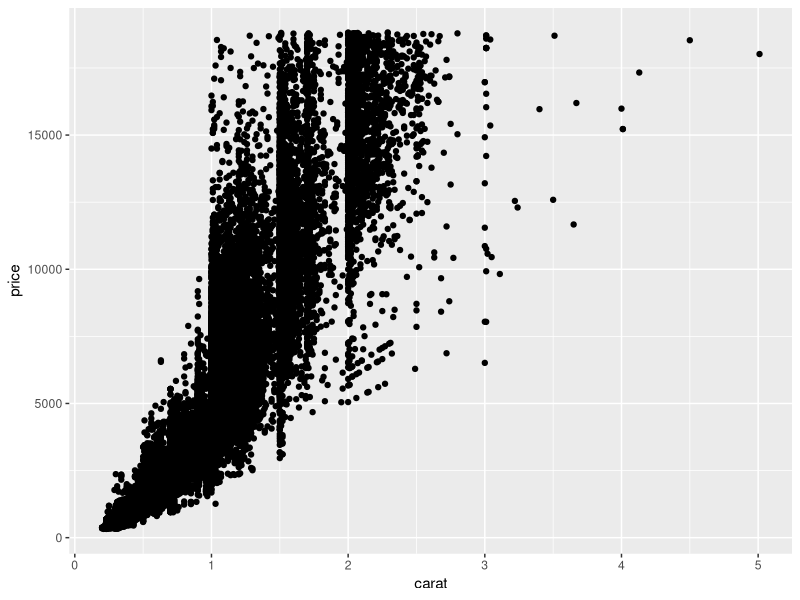
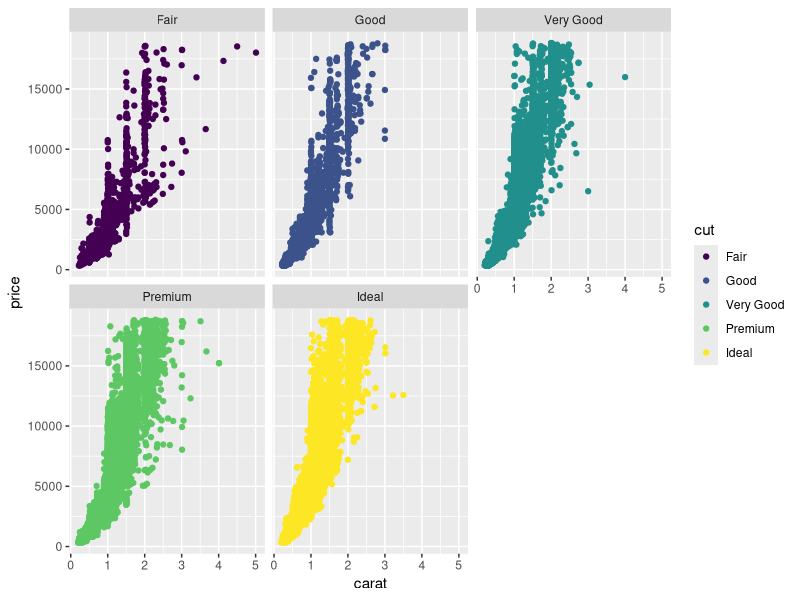

Reproduce these figures in R, in order.
# Data Analysis Code Snippets

# Install Packages
install.packages("tidyverse")

# Include Libraries
library(tidyverse)

# Preview the "diamonds" dataset in different ways
head(diamonds)
str(diamonds)
glimpse(diamonds)

# Rename columns as part of the data cleaning process
rename(diamonds, carat_new = carat)

# Find the mean carat size
summarize(diamonds, mean_carat = mean(carat))

# Data Visualization
# Plot the data on a scatterplot graph
ggplot(data = diamonds, aes(x = carat, y = price)) +
  geom_point()

# Create separate graphs to reduce clutter
ggplot(data = diamonds, aes(x = carat, y = price, color = cut)) +
  geom_point() +
  facet_wrap(~cut)

